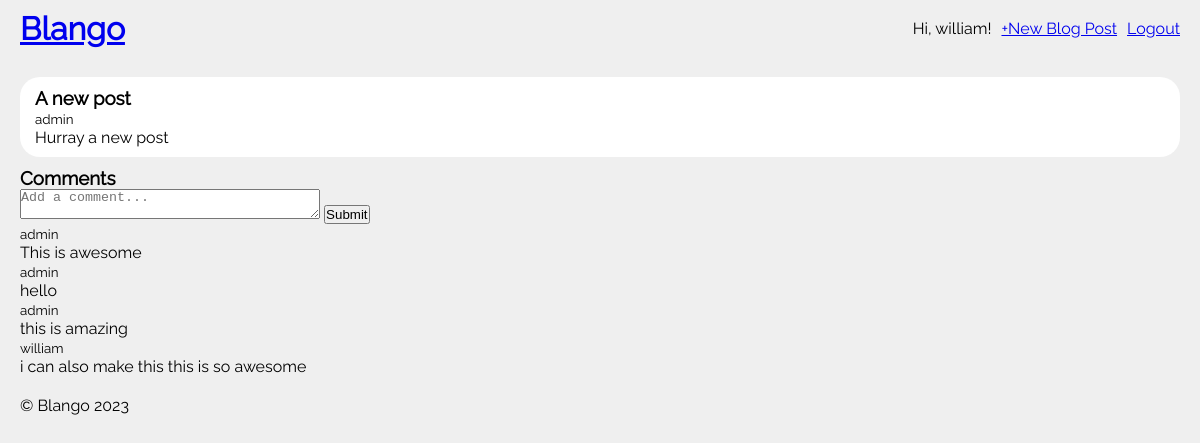
Page /post/1/ (signed in) on the committed database.
### accounts/models.py (models this page shows)
class User(AbstractUser):
    class Meta:
        db_table = "auth_user"

### blog/models.py (models this page shows, shortened)
class Post(models.Model):
    title = models.CharField(max_length=255)
    author = models.ForeignKey(settings.AUTH_USER_MODEL, on_delete=models.CASCADE)
    body = models.TextField()

class Comment(models.Model):
    post = models.ForeignKey(Post, on_delete=models.CASCADE)
    author = models.ForeignKey(settings.AUTH_USER_MODEL, on_delete=models.CASCADE)
    body = models.TextField()

### blog/views.py (the view, shortened to what this page needs)
# urls.py: path("post/<int:pk>/", BlogDetailView.as_view(), name="post_detail"),
class BlogDetailView(DetailView):
    model = Post
    template_name = "post_detail.html"
    def get_context_data(self, **kwargs):
        context = super().get_context_data(**kwargs)
        context["comment_form"] = CommentForm()
        return context

### blog/forms.py
class CommentForm(forms.ModelForm):
    class Meta:
        model = Comment
        fields = ["body"]
        widgets = {
            "body": forms.Textarea(attrs={"style": "height: 30px; width: 300px;", "placeholder": "Add a comment..."}),
        }

### templates/post_detail.html (shortened to what this page needs)
{% extends "base.html" %}
{% block content %}
		<main>
			<div class="post">
				<h3>{{ post.title }}</h3>
				<span><small>{{ post.author }}</small></span>
				<p>{{ post.body }}</p>
			</div>
      <div class="comments">
        <h3>Comments</h3>
        {% if user.is_authenticated %}
          <form action="" method="post">
            {{ comment_form.body }}
            <input type="submit" value="Submit">
          </form>
        {% endif %}
        {% for comment in post.comment_set.all %}
          <div class="comment">
            <span><small>{{ comment.author }}</small></span>
            <p>{{ comment.body }}</p>
          </div>
        {% endfor %}
      </div>
		</main>
{% endblock %}

### templates/header.html
  <header>
    <h1 class="brand"><a href="/">Blango</a></h1>
    <div class="flex gap-10">
      {% if user.is_authenticated %}
        <p>Hi, {{ user.username }}!</p>
        <a href="{% url 'post_create' %}">+New Blog Post</a>
        <a href="{% url 'logout' %}">Logout</a>
      {% else %}
        <a href="{% url 'login' %}">Login</a>
        <a href="{% url 'register' %}">Register</a>
      {% endif %}
    </div>
  </header>

### static/css/base.css (style rules this page uses)
* { margin: 0; padding: 0; box-sizing: border-box; }
body { font-family: raleway; background-color: #efefef; }
header { display: flex; padding: 10px 20px; align-items: center; justify-content: space-between; }
.brand { font-size: 2em; font-weight: bold; }
main { padding: 10px 20px; }
.post { padding: 10px 15px; margin: 10px 0px; border-radius: 20px; background-color: #ffffff; }

### static/css/base_old.css (style rules this page uses)
* { margin: 0; padding: 0; box-sizing: border-box; }
body { font-family: raleway; background-color: #efefef; }
header { display: flex; padding: 10px 20px; align-items: center; justify-content: space-between; }
.brand { font-size: 2em; font-weight: bold; }
main { padding: 10px 20px; }
.post { padding: 10px 15px; margin: 10px 0px; border-radius: 20px; background-color: #ffffff; }

### static/css/util.css (style rules this page uses)
.flex { display: flex; }
.gap-10 { gap: 10px; }

### rows in the picture
Post: title "A new post", author "admin", body "Hurray a new post"
Comment: author "admin", body "This is awesome"
Comment: author "admin", body "hello"
Comment: author "admin", body "this is amazing"
Comment: author "william", body "i can also make this this is so awesome"

### other values in the picture
{{ user.username }} "william"
